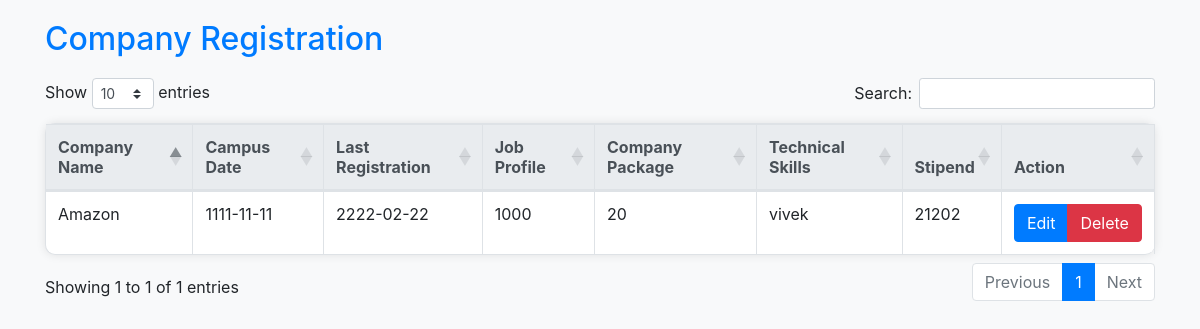
The page /company/index.php on the database its author committed.
### tables this page shows
CREATE TABLE `companydetails` (
  `id` int(11) NOT NULL,
  `ComapnyName` varchar(20) NOT NULL,
  `CampaseDate` date NOT NULL,
  `LastRegistration` date NOT NULL,
  `JobProfile` varchar(30) NOT NULL,
  `CompanyPackage` varchar(10) NOT NULL,
  `TechSkill` varchar(30) NOT NULL,
  `Stipend` int(7) NOT NULL
);

### company/index.php (the view, shortened to what this page needs)
<?php
require_once("dbConnection.php");
$result = mysqli_query($mysqli, "SELECT * FROM companydetails ORDER BY id DESC");
?>
<html>
<head>
	<link rel="stylesheet" href="https://stackpath.bootstrapcdn.com/bootstrap/4.5.2/css/bootstrap.min.css">
	<link rel="stylesheet" type="text/css" href="https://cdn.datatables.net/1.11.5/css/dataTables.bootstrap4.min.css">
</head>
<body>
	<div class="container">
		<h2>Company Registration</h2>
		<table id="companyTable" class="table table-bordered">
			<thead class="thead-light">
				<tr>
					<th>Company Name</th>
					<th>Campus Date</th>
					<th>Last Registration</th>
					<th>Job Profile</th>
					<th>Company Package</th>
					<th>Technical Skills</th>
					<th>Stipend</th>
					<th>Action</th>
				</tr>
			</thead>
			<tbody>
				<?php
				while ($res = mysqli_fetch_assoc($result)) {
					echo "<tr>";
					echo "<td>".$res['ComapnyName']."</td>";
					echo "<td>".$res['CampaseDate']."</td>";
					echo "<td>".$res['LastRegistration']."</td>";
					echo "<td>".$res['JobProfile']."</td>";
					echo "<td>".$res['CompanyPackage']."</td>";
					echo "<td>".$res['TechSkill']."</td>";
					echo "<td>".$res['Stipend']."</td>";
					echo "<td>
							<div class='btn-group'>
								<a href=\"edit.php?id=$res[id]\" class='btn btn-primary'>Edit</a>
								<a href=\"delete.php?id=$res[id]\" onClick=\"return confirm('Are you sure you want to delete?')\" class='btn btn-danger'>Delete</a>
							</div>
						</td>";
					echo "</tr>";
				}
				?>
			</tbody>
		</table>
	</div>
</body>
</html>

### company/index.php (style rules this page uses)
body { padding: 20px; background-color: #f8f9fa; }
h2 { margin-bottom: 20px; color: #007bff; }
.table { background-color: #fff; border-radius: 10px; box-shadow: 0 0 10px rgba(0, 0, 0, 0.1); }
.table th { background-color: #007bff; color: #fff; }

### rows shown on the page
companydetails: ComapnyName "Amazon", CampaseDate "1111-11-11", LastRegistration "2222-02-22", JobProfile "1000", CompanyPackage "20", TechSkill "vivek", Stipend "21202"
